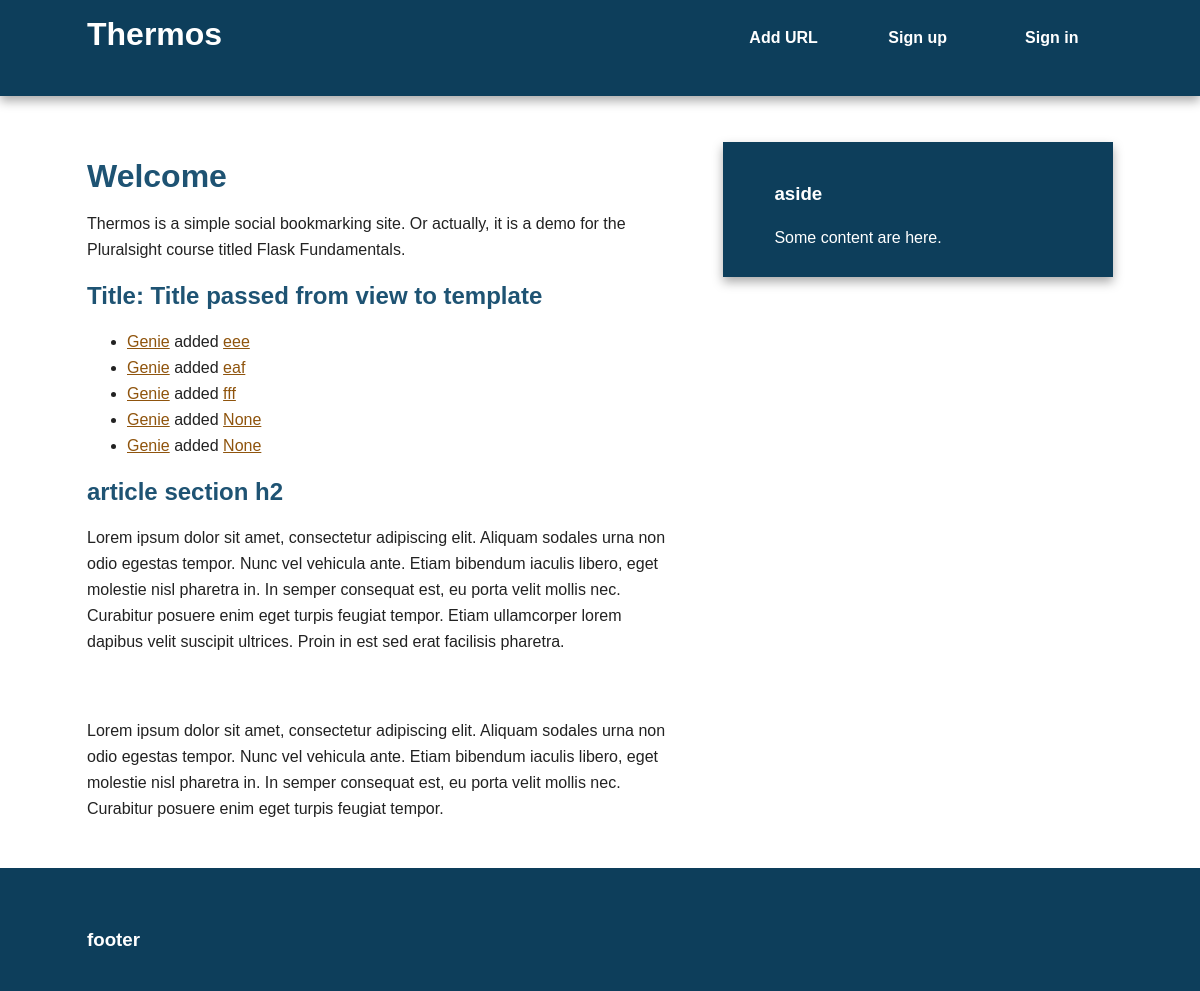
The page /index on the database as committed earlier.
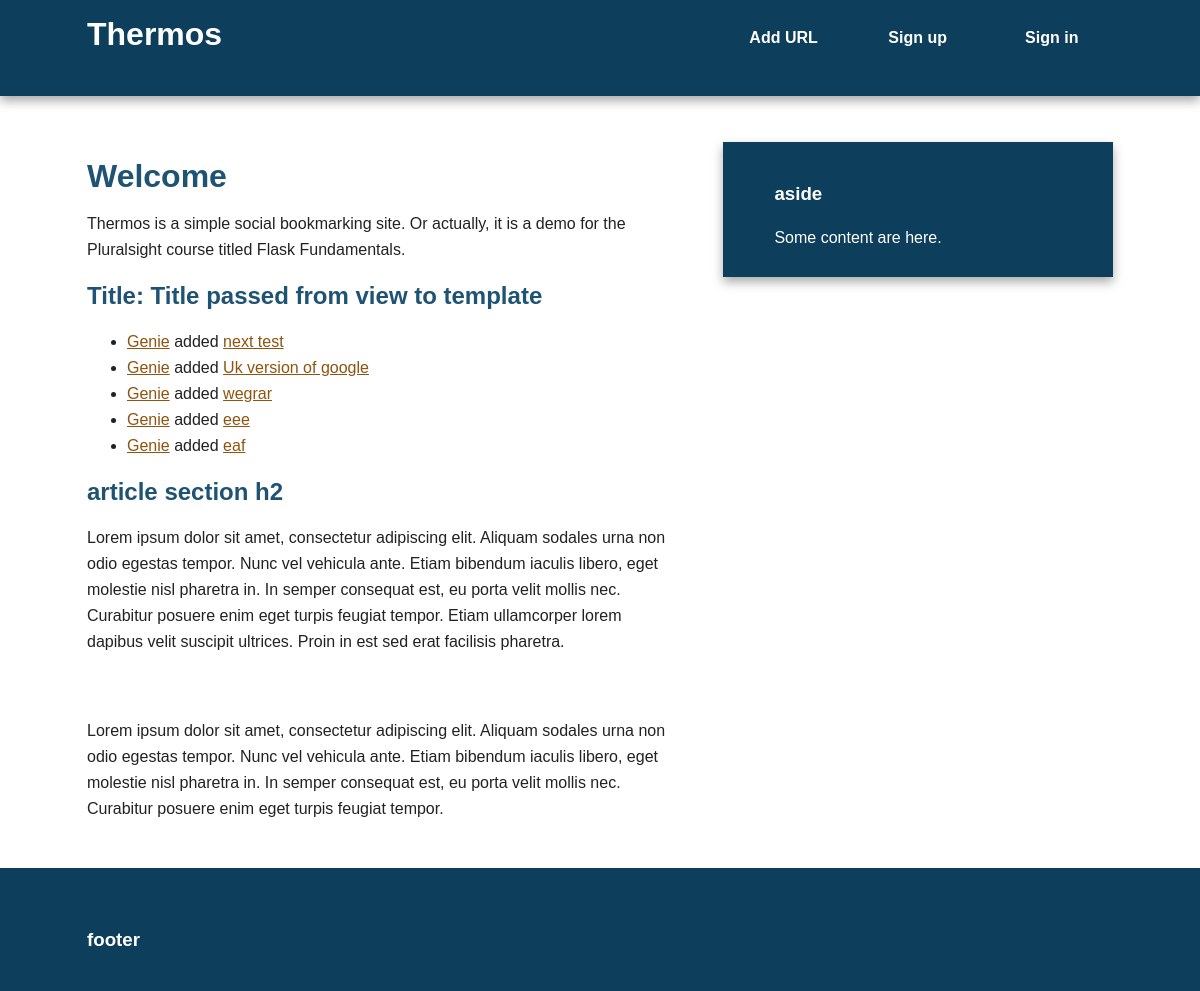
The same page on the database as committed later.
### thermos/models.py (models this page shows, shortened)
class Bookmark(db.Model):
    id = db.Column(db.Integer, primary_key=True)
    url = db.Column(db.Text, nullable=False)
    date = db.Column(db.DateTime, default=datetime.utcnow)
    description = db.Column(db.String(300))
    user_id = db.Column(db.Integer, db.ForeignKey('user.id'), nullable=False)
    @staticmethod
    def newest(num): #Modifies query but doesn't execute it.
        return Bookmark.query.order_by(desc(Bookmark.date)).limit(num)

class User(db.Model):
    id = db.Column(db.Integer, primary_key=True)
    username = db.Column(db.String(80), unique=True)
    email = db.Column(db.String(120), unique=True)
    bookmarks = db.relationship('Bookmark', backref='user', lazy='dynamic')

### thermos/views.py (the view)
@app.route('/')
@app.route('/index')
def index():
    print(os.path.abspath(os.path.dirname(__file__)))
    return render_template('index.html', title="Title passed from view to template", new_bookmarks=Bookmark.newest(5))

### thermos/templates/index.html (shortened to what this page needs)
{% extends "base.html" %}
{% block content %}
    <article>
        <header>
            <h1>Welcome</h1>
            <p>Thermos is a simple social bookmarking site. Or actually, it is a demo for the Pluralsight course titled Flask Fundamentals.</p>
        </header>
        <section>
            <h2>Title: {{ title }}</h2>
            {% if new_bookmarks %}
            <ul>
                {% for bm in new_bookmarks %}
                <li>
                    <a href="{{ url_for('user', username=bm.user.username) }}">{{ bm.user.username }}</a> added <a href="{{ bm.url }}">{{ bm.description }}</a>
                </li>
                {% endfor %}
            </ul>
            {% else %}
                No bookmarks yet.
            {% endif %}
        </section>
        <section>
            <h2>article section h2</h2>
            <p>Lorem ipsum dolor sit amet, consectetur adipiscing elit. Aliquam sodales urna non odio egestas tempor. Nunc vel vehicula ante. Etiam bibendum iaculis libero, eget molestie nisl pharetra in. In semper consequat est, eu porta velit mollis nec. Curabitur posuere enim eget turpis feugiat tempor. Etiam ullamcorper lorem dapibus velit suscipit ultrices. Proin in est sed erat facilisis pharetra.</p>
        </section>
        <footer>
            <h3>article footer h3</h3>
            <p>Lorem ipsum dolor sit amet, consectetur adipiscing elit. Aliquam sodales urna non odio egestas tempor. Nunc vel vehicula ante. Etiam bibendum iaculis libero, eget molestie nisl pharetra in. In semper consequat est, eu porta velit mollis nec. Curabitur posuere enim eget turpis feugiat tempor.</p>
        </footer>
    </article>
{% endblock %}

Rows that differ between the two databases and show on the page:
no longer on this page (row unchanged): Bookmark: user.username "Genie", description "fff"
no longer on this page (row unchanged): Bookmark: user.username "Genie", description "None"
no longer on this page (row unchanged): Bookmark: user.username "Genie", description "None"
added Bookmark: user.username "Genie", description "next test"
added Bookmark: user.username "Genie", description "Uk version of google"
added Bookmark: user.username "Genie", description "wegrar"
